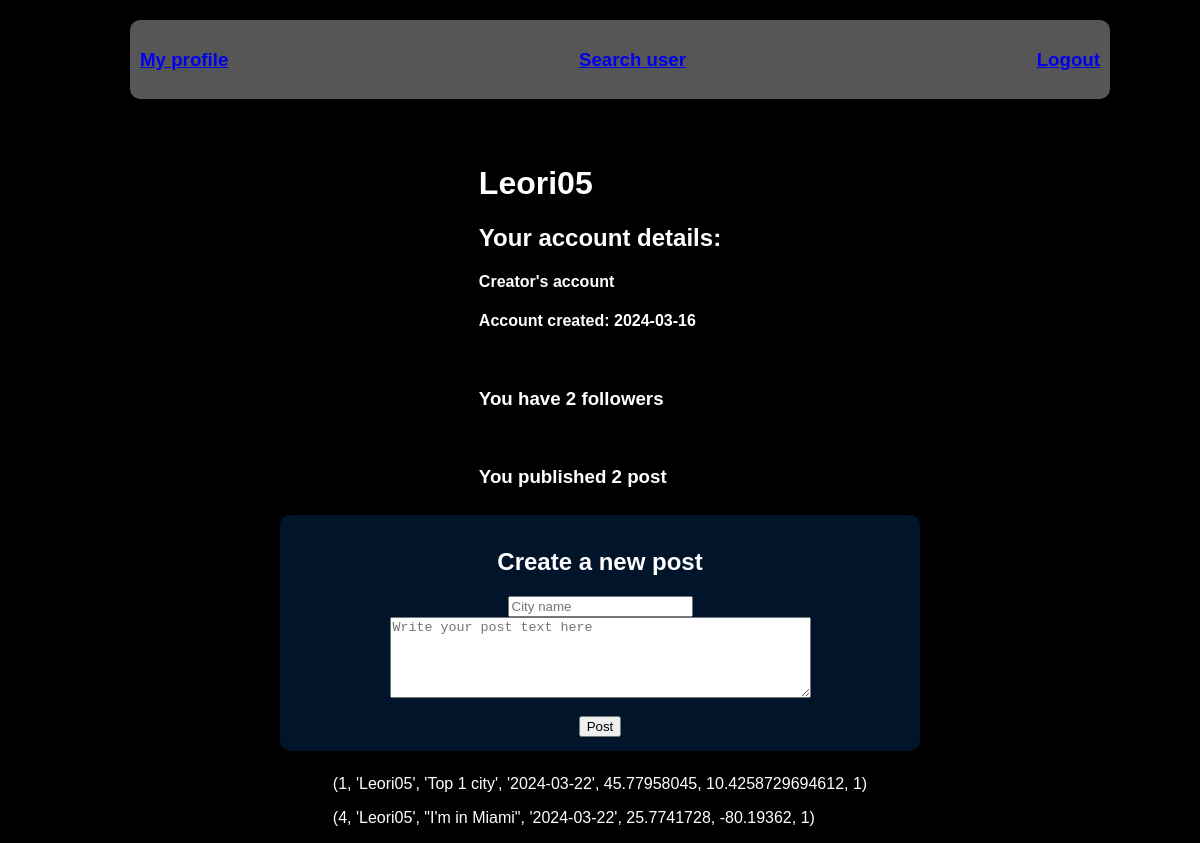
Page /userPage (signed in) on the committed database.
### tables this page shows
CREATE TABLE users (
        id INTEGER PRIMARY KEY,
        username TEXT NOT NULL,
        password TEXT NOT NULL
    , description TEXT, creation_date DATE);

CREATE TABLE post (
        id INTEGER PRIMARY KEY,
        pin_id INTEGER NOT NULL,
        user_id INTEGER NOT NULL,
        text TEXT NOT NULL,
        date DATE NOT NULL,
        FOREIGN KEY (pin_id) REFERENCES pins(id),
        FOREIGN KEY (user_id) REFERENCES users(id)
    );

### app.py (the view)
@app.route('/userPage')
def index():
    if 'user' in session:
        conn = sqlite3.connect('./static/data/cityPin.db')
        cursor = conn.cursor()
        posts = get_user_posts(session['user'][0])
        cursor.execute(
            '''
            SELECT COUNT(*) FROM followers WHERE user_id = ?
            ''',
            (session['user'][0],)
        )
        n_followers = cursor.fetchone()[0]
        conn.commit()
        conn.close()
        return render_template('user_page.html', user=session['user'], posts = posts, n_posts = len(posts), n_followers = n_followers)
    else:
        return render_template('register.html')

### app.py (called while the page is built)
def get_user_posts(user_id):
    conn = sqlite3.connect('./static/data/cityPin.db')
    cursor = conn.cursor()
    cursor.execute(
        '''
        SELECT post.id, users.username, post.text, post.date, pins.lat, pins.lon
        FROM post
        JOIN users ON post.user_id = users.id
        JOIN pins ON post.pin_id = pins.id
        WHERE users.id = ?

        ''',
        (user_id,)
    )
    posts = cursor.fetchall()
    ret = []
    for post in posts:
        cursor.execute(
            '''
            SELECT COUNT(*) FROM likes WHERE post_id = ?
            ''',
            (post[0],)
        )
        post += (cursor.fetchone()[0],)
        ret.append(post)
    conn.commit()
    conn.close()
    return ret

### templates/user_page.html (shortened to what this page needs)
<!DOCTYPE html>
<html lang="en">
<head>
    <link rel="stylesheet" type="text/css" href="{{ url_for('static', filename='css/style.css') }}">
</head>
<body>
    <div class = "navbar">
        <h3><a href = "/userPage">My profile</a></h3>
        <h3><a href = "/search">Search user</a></h3>
        <h3><a href="{{ url_for('logout') }}">Logout</a></h3>
    </div>
    <br><br><br><br><br><br><br><br>
    <div class = "profileInfo">
        <h1>{{ user[1] }}</h1>
        <h2>Your account details:</h2>
        <h4>{{ user[3] }}</h4>
        <h4>Account created: {{ user[4] }}</h4>
        <br>
        <h3>You have {{n_followers}} followers</h3>
        <br>
        <h3>You published {{n_posts}} post</h3>
    </div>
    <div class = "createPost">
        <h2>Create a new post</h2>
        <form action = "/createPost" method = "POST">
            <input type = "text" name = "city" placeholder = "City name">
            <textarea name = "post_text" rows = "5" cols = "50" placeholder = "Write your post text here"></textarea>
            <br>
            <input type = "submit" value = "Post">
        </form>
    </div>
    <div class = "posts">
        {% for post in posts %}
            <p>{{post}}</p>
        {% endfor %}
    </div>
</body>
</html>

### static/css/style.css (style rules this page uses)
body { background-color: #000000; font-family: Arial, sans-serif; margin: 0; padding: 0; color: rgb(255,255,255); }
.navbar { position: fixed; top: 0%; left: 50%; transform: translateX(-50%); width: 80%; display: flex; justify-content: space-between; align-items: center; background-color: rgba(255, 255, 255, 0.337); padding: 10px; border-radius: 10px; margin: 20px; }
.createPost { background-color: rgb(2, 40, 83, 0.5); color: white; display: flex; justify-content: center; flex-direction: column; width: 50%; padding: 14px 20px; margin: 8px 0; border: none; cursor: pointer; border-radius: 10px; text-align: center; }
body { display: flex; flex-direction: column; align-items: center; }
form { display: flex; flex-direction: column; align-items: center; }

### rows in the picture
users: username "Leori05", description "Creator's account"
post: post "(1, 'Leori05', 'Top 1 city', '2024-03-22', 45.77958045, 10.4258729694612, 1)"
post: post "(4, 'Leori05', \"I'm in Miami\", '2024-03-22', 25.7741728, -80.19362, 1)"

### other values in the picture
{{ user[4] }} "2024-03-16"
{{ n_followers }} "2"
{{ n_posts }} "2"
